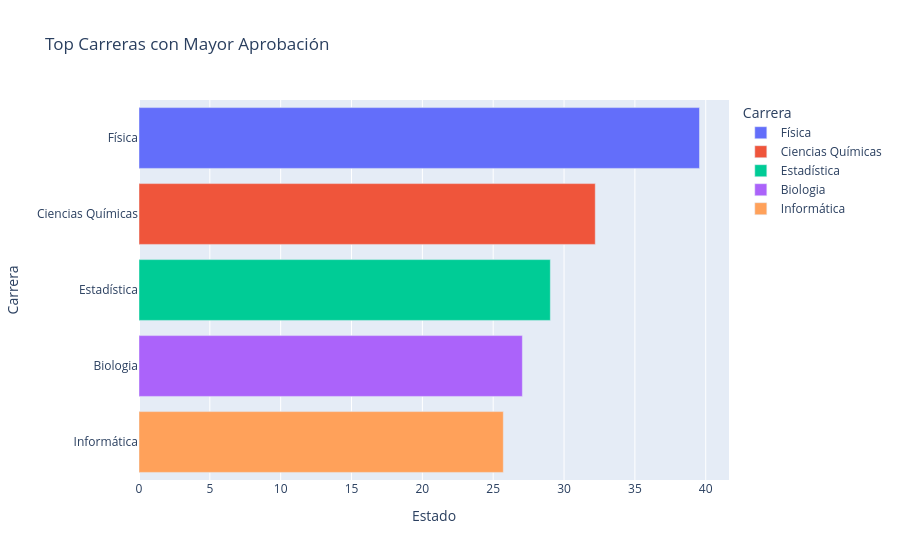

Notebook code cell kept with this figure:
### Code cell
ranking = (
    fusion.groupby("Carrera")["Estado"]
    .mean()
    .mul(100)
    .sort_values(ascending=False)
    .reset_index()
    .head(10)
)

fig = px.bar(
    ranking, x="Estado", y="Carrera",
    orientation="h",
    title="Top Carreras con Mayor Aprobación",
    color="Carrera"
)
fig.show()

### Figure 1 — Plotly figure (JSON) as saved in the notebook; plotly's stock layout.template omitted (floating-point values rounded to 4 significant figures)
{"data": [{"hovertemplate": "Carrera=%{y}<br>Estado=%{x}<extra></extra>", "legendgroup": "Física", "marker": {"color": "#636efa", "pattern": {"shape": ""}}, "name": "Física", "orientation": "h", "showlegend": true, "textposition": "auto", "type": "bar", "x": [39.56], "xaxis": "x", "y": ["Física"], "yaxis": "y"}, {"hovertemplate": "Carrera=%{y}<br>Estado=%{x}<extra></extra>", "legendgroup": "Ciencias Químicas", "marker": {"color": "#EF553B", "pattern": {"shape": ""}}, "name": "Ciencias Químicas", "orientation": "h", "showlegend": true, "textposition": "auto", "type": "bar", "x": [32.2], "xaxis": "x", "y": ["Ciencias Químicas"], "yaxis": "y"}, {"hovertemplate": "Carrera=%{y}<br>Estado=%{x}<extra></extra>", "legendgroup": "Estadística", "marker": {"color": "#00cc96", "pattern": {"shape": ""}}, "name": "Estadística", "orientation": "h", "showlegend": true, "textposition": "auto", "type": "bar", "x": [29.03], "xaxis": "x", "y": ["Estadística"], "yaxis": "y"}, {"hovertemplate": "Carrera=%{y}<br>Estado=%{x}<extra></extra>", "legendgroup": "Biologia", "marker": {"color": "#ab63fa", "pattern": {"shape": ""}}, "name": "Biologia", "orientation": "h", "showlegend": true, "textposition": "auto", "type": "bar", "x": [27.06], "xaxis": "x", "y": ["Biologia"], "yaxis": "y"}, {"hovertemplate": "Carrera=%{y}<br>Estado=%{x}<extra></extra>", "legendgroup": "Informática", "marker": {"color": "#FFA15A", "pattern": {"shape": ""}}, "name": "Informática", "orientation": "h", "showlegend": true, "textposition": "auto", "type": "bar", "x": [25.71], "xaxis": "x", "y": ["Informática"], "yaxis": "y"}], "layout": {"barmode": "relative", "legend": {"title": {"text": "Carrera"}, "tracegroupgap": 0}, "title": {"text": "Top Carreras con Mayor Aprobación"}, "xaxis": {"anchor": "y", "domain": [0, 1], "title": {"text": "Estado"}}, "yaxis": {"anchor": "x", "categoryarray": ["Informática", "Biologia", "Estadística", "Ciencias Químicas", "Física"], "categoryorder": "array", "domain": [0, 1], "title": {"text": "Carrera"}}}}
